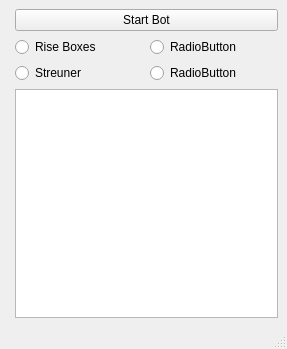
<?xml version="1.0" encoding="UTF-8"?>
<ui version="4.0">
 <class>MainWindow</class>
 <widget class="QMainWindow" name="MainWindow">
  <property name="geometry">
   <rect>
    <x>0</x>
    <y>0</y>
    <width>287</width>
    <height>349</height>
   </rect>
  </property>
  <property name="windowTitle">
   <string>MainWindow</string>
  </property>
  <widget class="QWidget" name="centralwidget">
   <layout class="QVBoxLayout" name="verticalLayout">
    <item>
     <layout class="QFormLayout" name="formLayout">
      <item row="0" column="1">
       <widget class="QPushButton" name="Start">
        <property name="text">
         <string>Start Bot</string>
        </property>
       </widget>
      </item>
      <item row="1" column="1">
       <layout class="QGridLayout" name="gridLayout_2">
        <item row="0" column="0">
         <widget class="QRadioButton" name="radioButton">
          <property name="text">
           <string>Rise Boxes</string>
          </property>
         </widget>
        </item>
        <item row="1" column="0">
         <widget class="QRadioButton" name="radioButton_2">
          <property name="text">
           <string>Streuner</string>
          </property>
         </widget>
        </item>
        <item row="0" column="1">
         <widget class="QRadioButton" name="radioButton_3">
          <property name="text">
           <string>RadioButton</string>
          </property>
         </widget>
        </item>
        <item row="1" column="1">
         <widget class="QRadioButton" name="radioButton_4">
          <property name="text">
           <string>RadioButton</string>
          </property>
         </widget>
        </item>
       </layout>
      </item>
      <item row="2" column="1">
       <widget class="QTextEdit" name="TEShowLog"/>
      </item>
     </layout>
    </item>
   </layout>
  </widget>
  <widget class="QMenuBar" name="menubar">
   <property name="geometry">
    <rect>
     <x>0</x>
     <y>0</y>
     <width>287</width>
     <height>25</height>
    </rect>
   </property>
  </widget>
  <widget class="QStatusBar" name="statusbar"/>
 </widget>
 <resources/>
 <connections/>
</ui>
